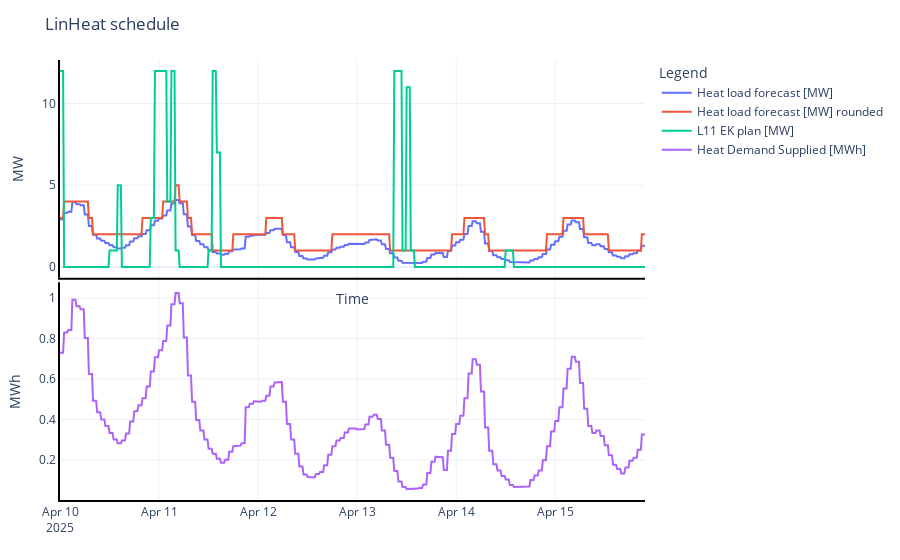

The cell this chart's notebook holds for it:
### Code cell
fig = make_subplots(rows=2, cols=1, shared_xaxes=True, vertical_spacing=0.01)

# Add traces
fig.add_trace(go.Scatter(x=linheat_df['UTC'], y=linheat_df['Heat load forecast [MW]'], mode='lines', name='Heat load forecast [MW]'), row=1, col=1)
fig.add_trace(go.Scatter(x=linheat_df['UTC'], y=np.ceil(linheat_df['Heat load forecast [MW]']), mode='lines', name='Heat load forecast [MW] rounded'), row=1, col=1)
fig.add_trace(go.Scatter(x=linheat_df['UTC'], y=np.ceil(linheat_df['L11 EK plan [MW]']), mode='lines', name='L11 EK plan [MW]'), row=1, col=1)

fig.add_trace(go.Scatter(x=linheat_df['UTC'], y=linheat_df['Heat load forecast [MW]'] * 0.25, mode='lines', name='Heat Demand Supplied [MWh]'), row=2, col=1)

# Update layout with size and borders
fig.update_layout(title='LinHeat schedule',xaxis_title='Time', yaxis1_title='MW', yaxis2_title='MWh', legend_title='Legend',template='plotly_white', margin=dict(t=60, b=60, l=60, r=60),  showlegend=True)

for i in range(1, 3):
    fig.update_yaxes(showline=True, linewidth=2, linecolor='black', row=i, col=1)
    fig.update_xaxes(showline=True, linewidth=2, linecolor='black', row=i, col=1)

fig.show()

### Figure 1 — Plotly figure (JSON) as saved in the notebook; plotly's stock layout.template omitted (floating-point values rounded to 4 significant figures; data arrays with more than 128 entries replaced by an {"elided": "..."} marker saying what was removed)
{"data": [{"mode": "lines", "name": "Heat load forecast [MW]", "type": "scatter", "x": {"elided": "568 str values"}, "xaxis": "x", "y": {"elided": "568 float values"}, "yaxis": "y"}, {"mode": "lines", "name": "Heat load forecast [MW] rounded", "type": "scatter", "x": {"elided": "568 str values"}, "xaxis": "x", "y": {"elided": "568 float values"}, "yaxis": "y"}, {"mode": "lines", "name": "L11 EK plan [MW]", "type": "scatter", "x": {"elided": "568 str values"}, "xaxis": "x", "y": {"elided": "568 float values"}, "yaxis": "y"}, {"mode": "lines", "name": "Heat Demand Supplied [MWh]", "type": "scatter", "x": {"elided": "568 str values"}, "xaxis": "x2", "y": {"elided": "568 float values"}, "yaxis": "y2"}], "layout": {"legend": {"title": {"text": "Legend"}}, "margin": {"b": 60, "l": 60, "r": 60, "t": 60}, "showlegend": true, "title": {"text": "LinHeat schedule"}, "xaxis": {"anchor": "y", "domain": [0, 1], "linecolor": "black", "linewidth": 2, "matches": "x2", "showline": true, "showticklabels": false, "title": {"text": "Time"}}, "xaxis2": {"anchor": "y2", "domain": [0, 1], "linecolor": "black", "linewidth": 2, "showline": true}, "yaxis": {"anchor": "x", "domain": [0.505, 1], "linecolor": "black", "linewidth": 2, "showline": true, "title": {"text": "MW"}}, "yaxis2": {"anchor": "x2", "domain": [0, 0.495], "linecolor": "black", "linewidth": 2, "showline": true, "title": {"text": "MWh"}}}}
